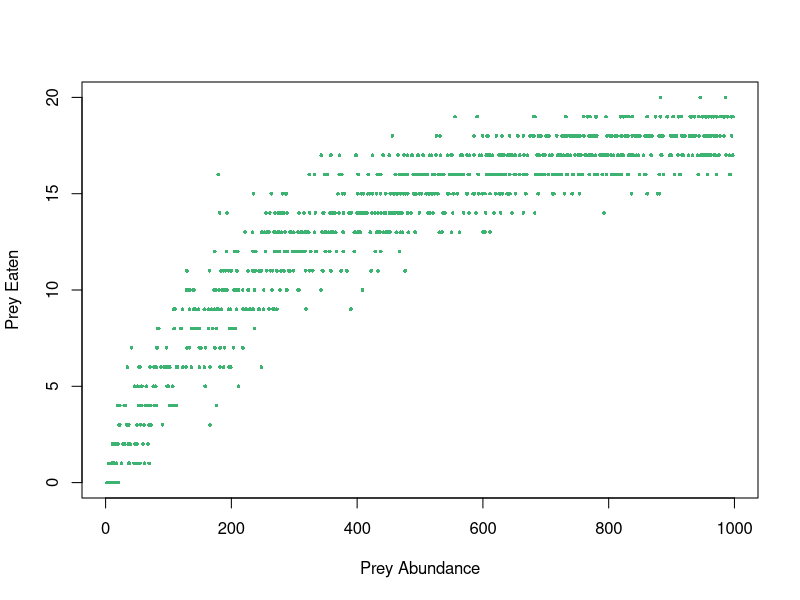
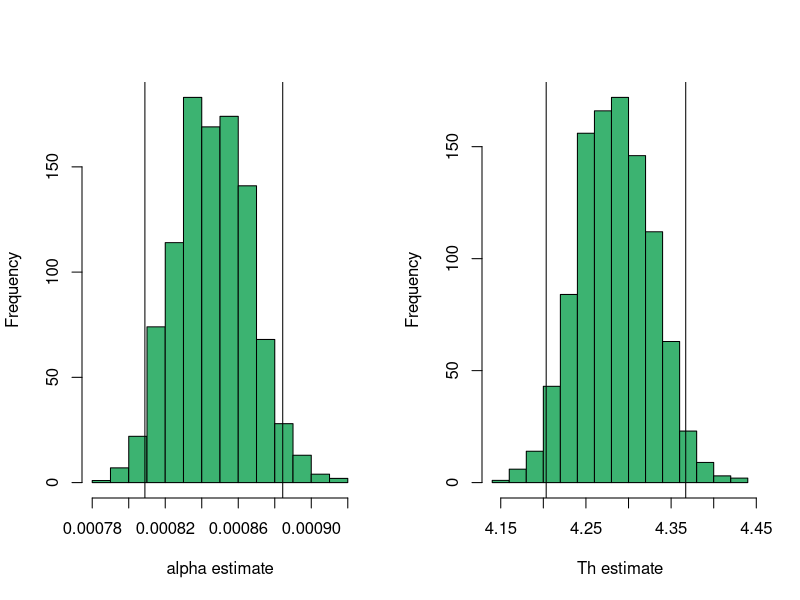
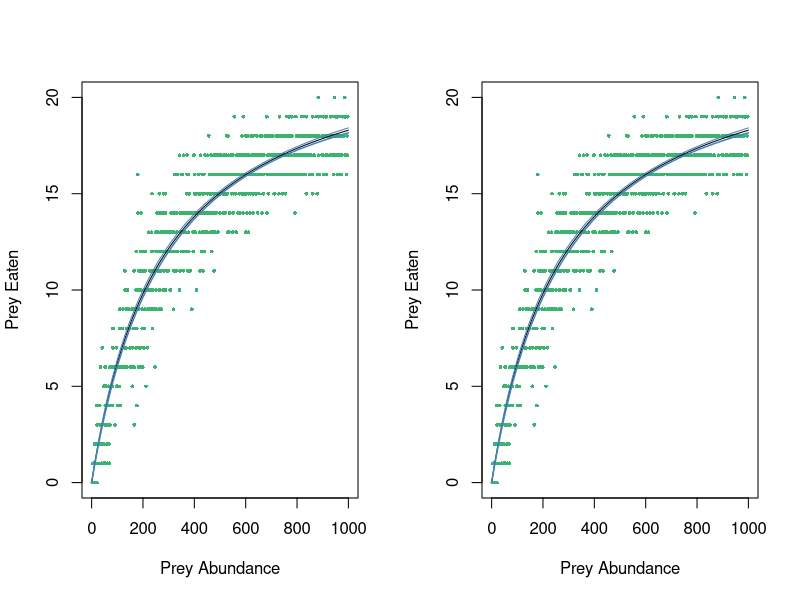

Here is the R script that generated these plots, in order: (Note: this script raises an error after producing the figures.)
rm(list = ls())
set.seed(123)
#### sim.predation function ####

#function to simulate the number of prey eaten by a foraging predator
#size = number of grid cells per side of the square foraging 'arena'
#n = number of prey individuals at the start of the simulation
#time = number of timesteps over which to run the simulation
#handling.time = number of timesteps a predator must wait to restart foraging, 
#after capturing a prey
#draw.plot = whether or not to plot the arena as the simulation proceeds 
#(NOTE: plotting will SLOW DOWN the simulation and open a new plotting window)
sim.predation = function(size =30, n=100, time=100, handling.time=5, draw.plot=F) {
  
  #set up a data frame to represent the prey 
  prey = data.frame(x.pos=floor(runif(n,1,1+size)),
                    y.pos=floor(runif(n,1,1+size)),
                    born = 0, #when were the prey individuals created
                    died = NA)
  
  #another for the predators
  pred = data.frame(x.pos=floor(runif(1,1,1+size)), 
                    y.pos=floor(runif(1,1,1+size)), 
                    state=0) #hunting=0, handling>0
  
  if(draw.plot) {
    x11() #open a new plot window	
  }
  
  #loop through simulation for set number of timesteps
  for(t in 1:time){
    live.prey=which(is.na(prey$died)) #which prey are currently alive
    dead.prey=which(is.na(prey$died)==F) #which prey are dead
    
    #if there are living prey, allow them to move randomly    
    #x.pos can change 1-, 0, or +1... same with y.pos
    prey$x.pos[live.prey] = prey$x.pos[live.prey] + sample(c(-1,0,1),length(live.prey),replace=TRUE)		
    prey$y.pos[live.prey] = prey$y.pos[live.prey] + sample(c(-1,0,1),length(live.prey),replace=TRUE)		
    # if prey is in position <1, so 0, it gets moved to "size", which in this case is 30. If it
    # is in xposition "size", it gets moved to position 1. It accounts for prey that are about to
    # exit the arena.
    prey$x.pos[prey$x.pos<1] = size; prey$x.pos[prey$x.pos>size] = 1
    prey$y.pos[prey$y.pos<1] = size; prey$y.pos[prey$y.pos>size] = 1
    
    #keep track of predators' remaining handling time
    if(sum(pred$state)>0) {
      pred$state[pred$state>0] = pred$state[pred$state>0] - 1 #decrement 'state' if handling time hasn't run out
    }
    
    #if the predator is hunting, simulate its actions
    if(any(pred$state==0)) {
      #movement (same system as for prey)
      pred[pred$state==0,]$x.pos = pred[pred$state==0,]$x.pos + sample(c(-1,0,1),sum(pred$state==0),replace=TRUE)		
      pred[pred$state==0,]$y.pos = pred[pred$state==0,]$y.pos + sample(c(-1,0,1),sum(pred$state==0),replace=TRUE)		
      pred$x.pos[pred$x.pos<1] = size; pred$x.pos[pred$x.pos>size] = 1
      pred$y.pos[pred$y.pos<1] = size; pred$y.pos[pred$y.pos>size] = 1
      
      hunting.preds = which(pred$state==0) #which predators are hunting (we already know at least one is)
      #cycle through the hunting predators... see if they caught anything
      for(hunting.pred in hunting.preds) {
        #when a predator is at the same position as a live prey item
        prey.sighted = live.prey[prey$x.pos[live.prey]==pred[hunting.pred,]$x.pos &
                                   prey$y.pos[live.prey]==pred[hunting.pred,]$y.pos]
        
        if(length(prey.sighted)>0) { #if a predation event occured
          pred[hunting.pred,]$state = handling.time
          
          #decide which of the sighted prey get eaten, since multiple prey can be in the same position
          eaten.prey = prey.sighted[sample(length(prey.sighted),1)] 
          prey$died[eaten.prey] = t
          
          #add a new prey item to keep n constant
          prey[nrow(prey)+1,] = c(floor(runif(1,1,1+size)),floor(runif(1,1,1+size)), t, NA)
        }#end predation event
      }#end for(hunting.pred)
    }
    
    #if desired, plot the arena
    if(draw.plot) {	
      #live prey are blue
      plot(prey$x.pos[live.prey],prey$y.pos[live.prey], xlim=c(1,size), ylim=c(1,size), col="blue", cex=1.2,
           xlab="x position",ylab="y position", main="PREDATION ARENA of DEATH")
      par(new=TRUE)
      #hunting predators are blue
      plot(pred$x.pos[pred$state==0],pred$y.pos[pred$state==0], 
           xlim=c(1,size), ylim=c(1,size),pch=4,cex=3,lwd=3,
           col="blue",axes=FALSE,
           xlab=NA, ylab=NA)
      par(new=TRUE)
      #handling predators are grey
      plot(pred[pred$state>0,]$x.pos,pred[pred$state>0,]$y.pos, 
           xlim=c(1,size), ylim=c(1,size),pch=4,cex=3,col="grey",lwd=3,axes=FALSE,
           xlab=NA, ylab=NA)
      par(new=TRUE)
      #dead prey are red
      plot(prey$x.pos[dead.prey],prey$y.pos[dead.prey], 
           xlim=c(1,size), ylim=c(1,size),pch=16,col="red", axes=FALSE,
           xlab=NA, ylab=NA)
      Sys.sleep(1) #delay iteration (so the plot sticks around long enough to see it)
    }	
    
  }
  
  return(prey)
  
}#end sim.predation

sim.predation()

#### Q1: ####

# Randomly choose 1000 numbers between 1 and 1000.  
N <- runif(1000, 1, 1000)

# Make empty vector to store values for prey eaten.
prey.eaten <- rep(0, length(N))

# Loop through iterations with different numbers of prey. For i = 1, this means, how many
# prey were eaten if there was 1 prey available? If i = 100, how many prey were eaten out of the
# 100 available? 

for (i in 1:length(N)){
  prey <- sim.predation(size = 30, 
                        n = N[i], 
                        time = 100, 
                        handling.time = 5, 
                        draw.plot = F)
  prey.eaten[i] <- sum(!is.na(prey$died))
}


plot(prey.eaten ~ N, 
     pch = 16,
     col = "mediumseagreen", 
     cex = 0.5,
     xlab = "Prey Abundance",
     ylab = "Prey Eaten")

#### Q2: ####

# Make matrices for estimates and for predictions
estimates <- matrix(NA, nrow=1000, ncol=2)
predictions <- matrix(NA, nrow=1000, ncol=1000)
N.predict <- c(1:1000)


# Write a function that accepts alpha, Th, and N, keep Tt constant at 100.
type2 <- function(alpha, N, Th) {
  prey.eaten <- (100*alpha*N)/(1+(Th*alpha*N))
  return(prey.eaten)
}

# my.nls <- nls(prey.eaten ~ type2(),
#               start=list(alpha=0.001,Th=5), algorithm="port", lower=c(0,0),
#               upper=c(10,100))

# Tt = time period
# alpha = encounter rate
# n = prey abundance
# Th = handling time

# The loop works! 
for (i in 1:1000){
  boot <- sample(c(1:length(N)), replace=T) #randomly sample from numbers from 1:100, which is the
  # length of N, and assign them to "boot"
  re.N <- N[boot] # resample from N (prey abundance), call this re.N
  re.prey.eaten <- prey.eaten[boot] # resample from prey eaten, call it re.prey.eaten
  nls.fit <- nls(re.prey.eaten ~ (100*alpha*re.N)/(1+(Th*alpha*re.N)), # fit NLS using resampled data
                 start=list(alpha=0.0001, Th=5), 
                 algorithm="port", 
                 lower=c(0,0),
                 upper=c(10,100))
  estimates[i,1] <- summary(nls.fit)$coefficients[1,1] # populate estimates column for alpha
  estimates[i,2] <- summary(nls.fit)$coefficients[2,1] # populate estimates column for Th
  predictions[i, ]<- type2(alpha = estimates[i, 1], N = N.predict, Th = estimates[i, 2]) # populate 
  # predictions matrix by applying type2 function 1000 times in every row.
}

# Get parameter estimates along with confidence interval.

Th.sorted <- sort(estimates[ ,2])
Th.sorted[26] # 4.171795
Th.sorted[975] #  4.347275
median(Th.sorted) # 4.257248

alpha.sorted <- sort(estimates[ ,1])
alpha.sorted[26] # 0.000805924
alpha.sorted[975] # 0.0008876334
median (alpha.sorted) # 0.0008450862
# Plot histogram of parameter estimates.
par(mfrow=c(1,2))

# Plot histogram of the estimates, with CIs.
hist(estimates[ ,1],
     main = "",
     xlab = "alpha estimate",
     col = "mediumseagreen")
abline(v = alpha.sorted[26] )
abline(v = alpha.sorted[975])

hist(estimates[ ,2], 
     xlab = "Th estimate",
     main = "",
     col = "mediumseagreen")
abline(v = Th.sorted[26] )
abline(v = Th.sorted[975])

# Get best fit line to put on functional response curve: 
# Start by obtaining line of best fit. Each row in the prediction matrix represents one
# iteration of the loop, ie, one resampling of the population of size N.predict (1:1000).
# This means that each value in the matrix represents prey eaten (f(N)), calculated using 
# the alpha and Th estimates for that iteration, and N.predict (prey abundance) for that 
# column. We want to sort each column (which would be f(N)s calculated for the same 
# N.predict but in a different iteration), so that we can plot a line of all the means 
# across N.predict (prey abundances), as well as a line for the 95 % CIs.

?apply # margin = 1 applies to rows, margin = 2 applies to columns. We want to sort by columns.

prediction.sorted <- (apply(predictions, MARGIN = 2, FUN = sort))


plot(prey.eaten ~ N, 
     pch = 16,
     col = "mediumseagreen", 
     cex = 0.5,
     xlab = "Prey Abundance",
     ylab = "Prey Eaten")

lines(prediction.sorted[500, ])

lines(prediction.sorted[26, ],
       col = "steelblue",
      lwd = 1.5 )

lines(prediction.sorted[975, ],
       col = "steelblue")

# Can also make best-fit line by inserting estimated parameters into 
# funtional response equation: 
best.fit <- type2(median(alpha.sorted), N.predict, 
                  median(Th.sorted))
plot(prey.eaten ~ N, 
     pch = 16,
     col = "mediumseagreen", 
     cex = 0.5,
     xlab = "Prey Abundance",
     ylab = "Prey Eaten")

lines(best.fit,
       col = "black")

lines(prediction.sorted[26, ],
      col = "steelblue",
      lwd = 1.5 )

lines(prediction.sorted[975, ],
      col = "steelblue")


#### Q3: ####

# Alter sim.predation such that prey individuals are not replaced.
sim.predation2 = function(size =30, n=100, time=100, handling.time=5, draw.plot=F) {
  
  #set up a data frame to represent the prey 
  prey = data.frame(x.pos=floor(runif(n,1,1+size)),
                    y.pos=floor(runif(n,1,1+size)),
                    born = 0, #when were the prey individuals created
                    died = NA)
  
  #another for the predators
  pred = data.frame(x.pos=floor(runif(1,1,1+size)), 
                    y.pos=floor(runif(1,1,1+size)), 
                    state=0) #hunting=0, handling>0
  
  if(draw.plot) {
    x11() #open a new plot window	
  }
  
  #loop through simulation for set number of timesteps
  for(t in 1:time){
    live.prey=which(is.na(prey$died)) #which prey are currently alive
    dead.prey=which(is.na(prey$died)==F) #which prey are dead
    
    #if there are living prey, allow them to move randomly    
    #x.pos can change 1-, 0, or +1... same with y.pos
    prey$x.pos[live.prey] = prey$x.pos[live.prey] + sample(c(-1,0,1),length(live.prey),replace=TRUE)		
    prey$y.pos[live.prey] = prey$y.pos[live.prey] + sample(c(-1,0,1),length(live.prey),replace=TRUE)		
    # if prey is in position <1, so 0, it gets moved to "size", which in this case is 30. If it
    # is in xposition "size", it gets moved to position 1. It accounts for prey that are about to
    # exit the arena.
    prey$x.pos[prey$x.pos<1] = size; prey$x.pos[prey$x.pos>size] = 1
    prey$y.pos[prey$y.pos<1] = size; prey$y.pos[prey$y.pos>size] = 1
    
    #keep track of predators' remaining handling time
    if(sum(pred$state)>0) {
      pred$state[pred$state>0] = pred$state[pred$state>0] - 1 #decrement 'state' if handling time hasn't run out
    }
    
    #if the predator is hunting, simulate its actions
    if(any(pred$state==0)) {
      #movement (same system as for prey)
      pred[pred$state==0,]$x.pos = pred[pred$state==0,]$x.pos + sample(c(-1,0,1),sum(pred$state==0),replace=TRUE)		
      pred[pred$state==0,]$y.pos = pred[pred$state==0,]$y.pos + sample(c(-1,0,1),sum(pred$state==0),replace=TRUE)		
      pred$x.pos[pred$x.pos<1] = size; pred$x.pos[pred$x.pos>size] = 1
      pred$y.pos[pred$y.pos<1] = size; pred$y.pos[pred$y.pos>size] = 1
      hunting.preds = which(pred$state==0) #which predators are hunting (we already know at least one is)
      #cycle through the hunting predators... see if they caught anything
      for(hunting.pred in hunting.preds) {
        #when a predator is at the same position as a live prey item
        prey.sighted = live.prey[prey$x.pos[live.prey]==pred[hunting.pred,]$x.pos &
                                   prey$y.pos[live.prey]==pred[hunting.pred,]$y.pos]
        
        if(length(prey.sighted)>0) { #if a predation event occured
          pred[hunting.pred,]$state = handling.time
          
          #decide which of the sighted prey get eaten, since multiple prey can be in the same position
          eaten.prey = prey.sighted[sample(length(prey.sighted),1)] 
          prey$died[eaten.prey] = t
          
          #add a new prey item to keep n constant
          # prey[nrow(prey)+1,] = c(floor(runif(1,1,1+size)),floor(runif(1,1,1+size)), t, NA)
        }#end predation event
      }#end for(hunting.pred)
    }
    
    #if desired, plot the arena
    if(draw.plot) {	
      #live prey are blue
      plot(prey$x.pos[live.prey],prey$y.pos[live.prey], xlim=c(1,size), ylim=c(1,size), col="blue", cex=1.2,
           xlab="x position",ylab="y position", main="PREDATION ARENA of DEATH")
      par(new=TRUE)
      #hunting predators are blue
      plot(pred$x.pos[pred$state==0],pred$y.pos[pred$state==0], 
           xlim=c(1,size), ylim=c(1,size),pch=4,cex=3,lwd=3,
           col="blue",axes=FALSE,
           xlab=NA, ylab=NA)
      par(new=TRUE)
      #handling predators are grey
      plot(pred[pred$state>0,]$x.pos,pred[pred$state>0,]$y.pos, 
           xlim=c(1,size), ylim=c(1,size),pch=4,cex=3,col="grey",lwd=3,axes=FALSE,
           xlab=NA, ylab=NA)
      par(new=TRUE)
      #dead prey are red
      plot(prey$x.pos[dead.prey],prey$y.pos[dead.prey], 
           xlim=c(1,size), ylim=c(1,size),pch=16,col="red", axes=FALSE,
           xlab=NA, ylab=NA)
      Sys.sleep(1) #delay iteration (so the plot sticks around long enough to see it)
    }	
    
  }
  
  return(prey)
  
}#end sim.predation

# Prey density: 
# the dataframe printed in each sim.predation gives you the x and y position of each
# prey item, which time step it was born in, and which time step it died in NA if it is
# still alive).

# Once you have a dataset (i.e., the simulation function outputs) for each of two prey 
# abundances, create a new column in each dataframe with the prey abundance 
# (call it "group"). 
prey.150 <- sim.predation2(size = 30, n = 150, time = 4000, handling.time = 5, draw.plot = F)
prey.150$group <- 150
prey.500 <- sim.predation2(size = 30, n = 500, time = 4000, handling.time = 5, draw.plot = F)
prey.500$group <- 500

# Take a random subset of the output from the simulation with more abundant prey, 
# so that you have an equal number of data points for each (use sample again, 
# without replacement). 

prey.500.s <- prey.500[sample(nrow(prey.500), 150, replace = FALSE, prob = NULL), ]

# Combine the dataframes into one called "mort" (look up function rbind for that),
# and then generate another new column, "status," that equals 1 if the individual 
# died and 0 if the individual was censored (i.e. didn't die by the end of the
# simulation). Also, set the values of “died” for all censored individuals to 
# the simulation duration (4,000), and turn your group column into a factor with 
# as.factor().

mort <- rbind(prey.150, prey.500.s)

mort$status <- 9999 # Fill new column called status with 9999s so can tell if adding
# 0s and 1s works. 

mort[ ,6][is.na(mort[ ,4])] <- 0 # If column 4 (died) is na, put a 0 in column 6 (status)
mort[ ,6][!is.na(mort[ ,4])] <- 1 # If column 4 is not NA ie, prey is dead, put a 1 in 
# column 6.

mort$group <- as.factor(mort$group)

# Set values of died for all censored individuals to 4000 (simulation duration).
mort[ ,4][is.na(mort[ ,4])] <- 4000

# Survival analysis: 

install.packages("survival")
library(survival)

# Survival analysis in R makes use of Surv objects that combine information about 
# event times with information about censoring.
Sdata <-  Surv(mort$died, mort$status)

# The solid line gives the Kaplan-Meier curve, showing the proportion of individuals
# that remained as the simulation progressed.The dashed lines give confidence regions 
# for the Kaplan-Meier estimates.
plot(survfit(Sdata~1))

# This plot is fairly linear, as is consistent with a Type 2 survivorship curve
# because it has constant hazard. 
plot(survfit(Sdata~1), log=TRUE)

#
# We want to compare survival in our two groups (different prey abundances). 
# To get a picture of this, type:
plot(survfit(Sdata ~ mort$group),
     xlab = "Time", 
     ylab = "Survivorship",
     col = c("mediumseagreen", "mediumpurple4"))
legend("topright",
       legend = c("n = 150", "n = 500"),
       col = c("mediumseagreen", "mediumpurple4"),
       lty = c(1,1),
       bty = "n")


# Fit the model:
model <- coxph(Sdata~mort$group)

summary(model)
model
1/.715


#### Q4: ####

# 3 Add one or more additional predators into the simulation and either
# a) generate data and re-fit the appropriate functional response, or
# b) conduct a two-factor survival analysis (prey abundance and predator abundance).
sim.predation3 = function(size =30, n=100, n.pred = 5, time=100, handling.time=5, draw.plot=F) {
  
  #set up a data frame to represent the prey 
  prey = data.frame(x.pos=floor(runif(n,1,1+size)),
                    y.pos=floor(runif(n,1,1+size)),
                    born = 0, #when were the prey individuals created
                    died = NA)
  
  #another for the predators
  pred = data.frame(x.pos=floor(runif(n.pred,1,1+size)), 
                    y.pos=floor(runif(n.pred,1,1+size)), 
                    state=0) #hunting=0, handling>0
  
  if(draw.plot) {
    x11() #open a new plot window	
  }
  
  #loop through simulation for set number of timesteps
  for(t in 1:time){
    live.prey=which(is.na(prey$died)) #which prey are currently alive
    dead.prey=which(is.na(prey$died)==F) #which prey are dead
    
    #if there are living prey, allow them to move randomly    
    #x.pos can change 1-, 0, or +1... same with y.pos
    prey$x.pos[live.prey] = prey$x.pos[live.prey] + sample(c(-1,0,1),length(live.prey),replace=TRUE)		
    prey$y.pos[live.prey] = prey$y.pos[live.prey] + sample(c(-1,0,1),length(live.prey),replace=TRUE)		
    # if prey is in position <1, so 0, it gets moved to "size", which in this case is 30. If it
    # is in xposition "size", it gets moved to position 1. It accounts for prey that are about to
    # exit the arena.
    prey$x.pos[prey$x.pos<1] = size; prey$x.pos[prey$x.pos>size] = 1
    prey$y.pos[prey$y.pos<1] = size; prey$y.pos[prey$y.pos>size] = 1
    
    #keep track of predators' remaining handling time
    if(sum(pred$state)>0) {
      pred$state[pred$state>0] = pred$state[pred$state>0] - 1 #decrement 'state' if handling time hasn't run out
    }
    
    #if the predator is hunting, simulate its actions
    if(any(pred$state==0)) {
      #movement (same system as for prey)
      pred[pred$state==0,]$x.pos = pred[pred$state==0,]$x.pos + sample(c(-1,0,1),sum(pred$state==0),replace=TRUE)		
      pred[pred$state==0,]$y.pos = pred[pred$state==0,]$y.pos + sample(c(-1,0,1),sum(pred$state==0),replace=TRUE)		
      pred$x.pos[pred$x.pos<1] = size; pred$x.pos[pred$x.pos>size] = 1
      pred$y.pos[pred$y.pos<1] = size; pred$y.pos[pred$y.pos>size] = 1
      
      hunting.preds = which(pred$state==0) #which predators are hunting (we already know at least one is)
      #cycle through the hunting predators... see if they caught anything
      for(hunting.pred in hunting.preds) {
        #when a predator is at the same position as a live prey item
        prey.sighted = live.prey[prey$x.pos[live.prey]==pred[hunting.pred,]$x.pos &
                                   prey$y.pos[live.prey]==pred[hunting.pred,]$y.pos]
        
        if(length(prey.sighted)>0) { #if a predation event occured
          pred[hunting.pred,]$state = handling.time
          
          #decide which of the sighted prey get eaten, since multiple prey can be in the same position
          eaten.prey = prey.sighted[sample(length(prey.sighted),1)] 
          prey$died[eaten.prey] = t
          
          #add a new prey item to keep n constant
          #prey[nrow(prey)+1,] = c(floor(runif(1,1,1+size)),floor(runif(1,1,1+size)), t, NA)
        }#end predation event
      }#end for(hunting.pred)
    }
    
    #if desired, plot the arena
    if(draw.plot) {	
      #live prey are blue
      plot(prey$x.pos[live.prey],prey$y.pos[live.prey], xlim=c(1,size), ylim=c(1,size), col="blue", cex=1.2,
           xlab="x position",ylab="y position", main="PREDATION ARENA of DEATH")
      par(new=TRUE)
      #hunting predators are blue
      plot(pred$x.pos[pred$state==0],pred$y.pos[pred$state==0], 
           xlim=c(1,size), ylim=c(1,size),pch=4,cex=3,lwd=3,
           col="blue",axes=FALSE,
           xlab=NA, ylab=NA)
      par(new=TRUE)
      #handling predators are grey
      plot(pred[pred$state>0,]$x.pos,pred[pred$state>0,]$y.pos, 
           xlim=c(1,size), ylim=c(1,size),pch=4,cex=3,col="grey",lwd=3,axes=FALSE,
           xlab=NA, ylab=NA)
      par(new=TRUE)
      #dead prey are red
      plot(prey$x.pos[dead.prey],prey$y.pos[dead.prey], 
           xlim=c(1,size), ylim=c(1,size),pch=16,col="red", axes=FALSE,
           xlab=NA, ylab=NA)
      Sys.sleep(1) #delay iteration (so the plot sticks around long enough to see it)
    }	
    
  }
  
  return(prey)
  
}#end sim.predation

# Check to see if simulation works: Success!
sim.predation3(size =30, n=100, n.pred = 5, time=100, handling.time=5, draw.plot=F)

# b) conduct a two-factor survival analysis (prey abundance and predator abundance).

pred.2.prey.150 <- sim.predation3(size = 30, n = 150, n.pred = 2,
                                  time = 500, handling.time = 5, 
                                  draw.plot = F)

pred.2.prey.500 <- sim.predation3(size = 30, n = 500, n.pred = 2,
                                  time = 500, handling.time = 5, 
                                  draw.plot = F)


pred.4.prey.150 <- sim.predation3(size = 30, n = 150, n.pred = 4,
                                  time = 500, handling.time = 5, 
                                  draw.plot = F)

pred.4.prey.500 <- sim.predation3(size = 30, n = 500, n.pred = 4,
                                  time = 500, handling.time = 5, 
                                  draw.plot = F)
pred.2.prey.150$group <- 150
pred.2.prey.500$group <- 500
pred.4.prey.150$group <- 150
pred.4.prey.500$group <- 500

pred.2.prey.150$n.pred <- 2
pred.2.prey.500$n.pred <- 2
pred.4.prey.150$n.pred <- 4
pred.4.prey.500$n.pred <- 4

# Randomly sample 150 prey from each group of n = 500 prey.
pred.2.prey.500.s <- pred.2.prey.500[sample(nrow(pred.2.prey.500), 
                                            150, replace = FALSE, prob = NULL), ]
pred.4.prey.500.s <- pred.4.prey.500[sample(nrow(pred.4.prey.500), 
                                            150, replace = FALSE, prob = NULL), ]


# Combine the dataframes into one called "mort" (look up function rbind for that),
# and then generate another new column, "status," that equals 1 if the individual 
# died and 0 if the individual was censored (i.e. didn't die by the end of the
# simulation). Also, set the values of “died” for all censored individuals to 
# the simulation duration (4,000), and turn your group column into a factor with 
# as.factor().

mort2 <- rbind(pred.2.prey.150, pred.4.prey.150, pred.2.prey.500.s, pred.4.prey.500.s)

mort2$status <- 9999 # Fill new column called status with 9999s so can tell if adding
# 0s and 1s works. 

mort2[ ,7][is.na(mort2[ ,4])] <- 0 # If column 4 (died) is na, put a 0 in column 7 (status)
mort2[ ,7][!is.na(mort2[ ,4])] <- 1 # If column 4 is not NA ie, prey is dead, put a 1 in 
# column 7.

# Make group into a factor.
mort2$group <- as.factor(mort2$group)

# Make n.pred into a factor.
mort2$n.pred <- as.factor(mort2$n.pred)

# Set values of died for all censored individuals to 500 (t = 500).
mort2[ ,4][is.na(mort2[ ,4])] <- 500

# The data is ready for a survival analysis! 

# Survival analysis: 

library(survival)

# Survival analysis in R makes use of Surv objects that combine information about 
# event times with information about censoring.
Sdata2 <-  Surv(mort2$died, mort2$status)

# The solid line gives the Kaplan-Meier curve, showing the proportion of individuals
# that remained as the simulation progressed.The dashed lines give confidence regions 
# for the Kaplan-Meier estimates.
plot(survfit(Sdata2~1))

# This plot linear, as is consistent with a Type 2 survivorship curve
# because it has constant hazard. 
plot(survfit(Sdata2~1), log=TRUE)

#
# We want to compare survival in our two groups (different prey abundances). 
# To get a picture of this, type:

plot(survfit(Sdata2 ~ mort2$group + mort2$n.pred),
     xlab = "Time", 
     ylab = "Survivorship",
     lwd = 2)

# Figure out which line is which: 
lines(survfit(Sdata2[1:150] ~ mort2$group[1:150] + mort2$n.pred[1:150]),
      col = "red") # Prey = 150, Pred = 2. 2nd from top

lines(survfit(Sdata2[151:300] ~ mort2$group[151:300] + mort2$n.pred[151:300]),
      col = "blue") # Prey = 150, Pred = 4. 4th.

lines(survfit(Sdata2[301:450] ~ mort2$group[301:450] + mort2$n.pred[301:450]),
      col = "green") # Prey = 500, Pred = 2. 1st! 

lines(survfit(Sdata2[451:600] ~ mort2$group[451:600] + mort2$n.pred[451:600]),
      col = "yellow") # Prey = 500, Pred = 4. 3rd. 

# Make plot! Label all 4 lines properly. 

plot(survfit(Sdata2 ~ mort2$group + mort2$n.pred),
     xlab = "Time", 
     ylab = "Survivorship",
     col = c("#a6611a", "#dfc27d", "#80cdc1", "#018571"),
     lwd = 2)

legend("bottomleft", 
       legend = c("Prey=500, Pred=2", "Prey=150, Pred=2", "Prey=500, Pred=4", "Prey=150, Pred=4"),
       col = c("#80cdc1", "#a6611a", "#018571", "#dfc27d"),
       lwd = 2,
       bty = "n")


# Fit the model:
model2 <- coxph(Sdata2 ~ mort2$group + mort2$n.pred)

summary(model2)$coefficients
model2


1/.665